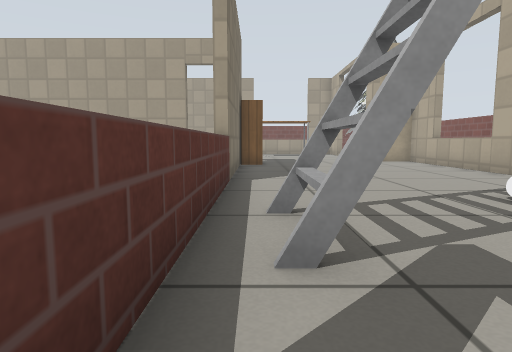
view 1 (above)

24 first-person views from a walk through a Gazebo world. The camera is 0.45 m above the floor, tilts 6° down and sees 75° across. The lines on the ground mark 1 m squares. The floor is counted in squares, 0.5 m on a side. Each view is taken from the middle of a square. On the plan, view 1 faces up. The plan holds only what a view shows up to about 12 squares ahead; the rest is blank. The place goes on beyond the plan. Robots are left out. Gazebo's built-in surfaces are drawn with simple patterns. Simple shapes stand in for some stock models.

view 2
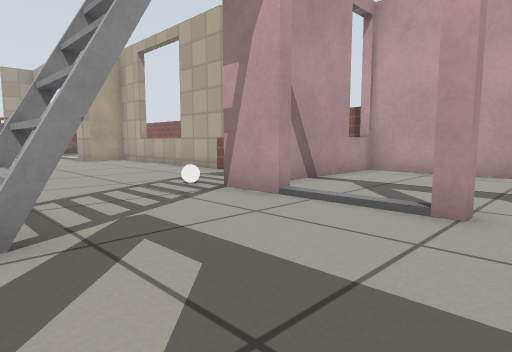

view 3
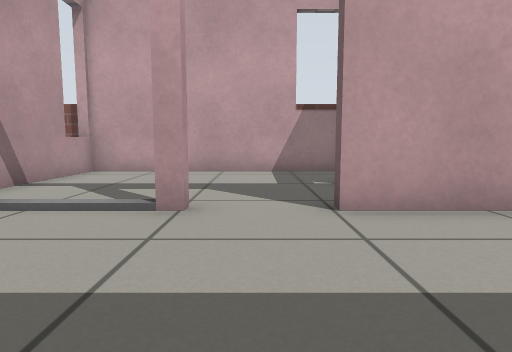

view 4
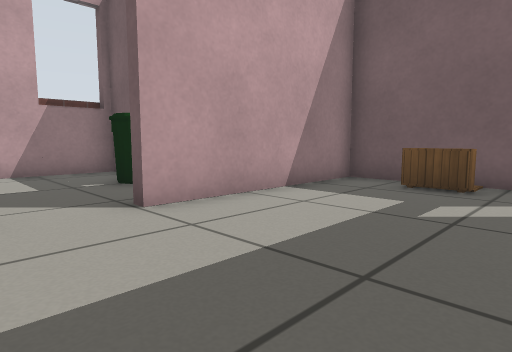

view 5
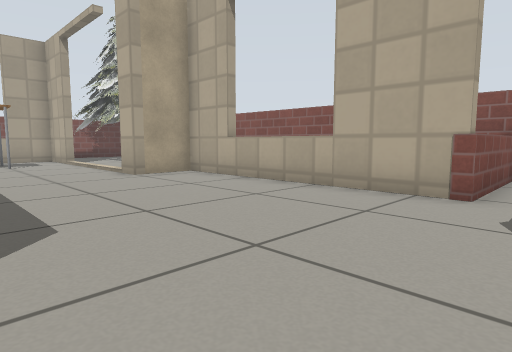

view 6
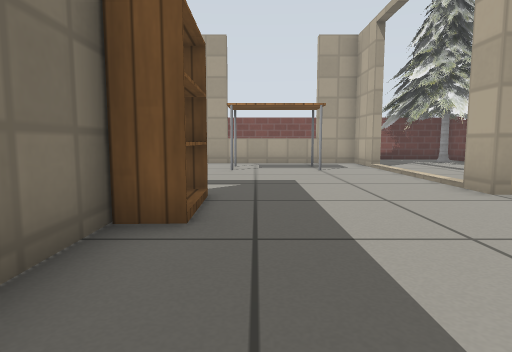

view 7
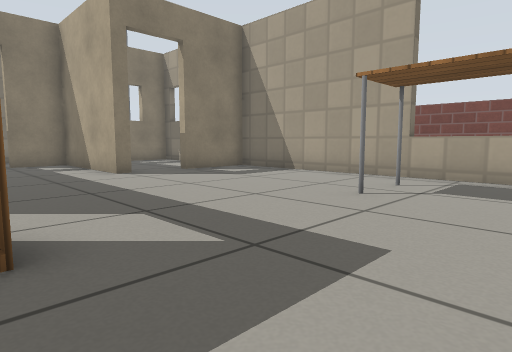

view 8
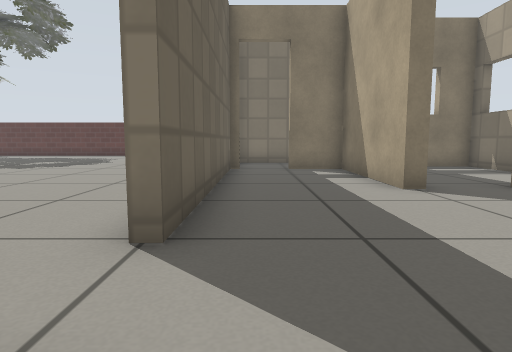

view 9
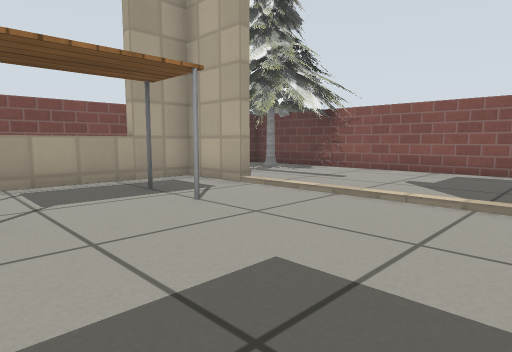

view 10
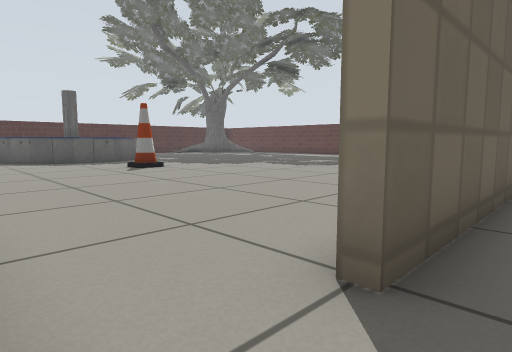

view 11
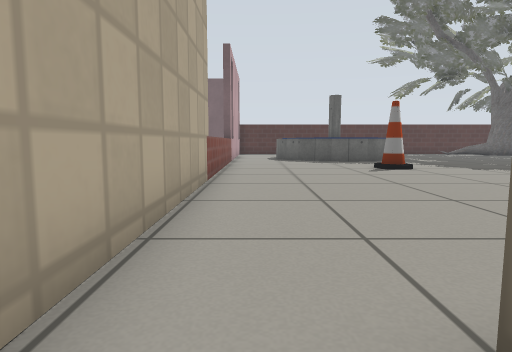

view 12
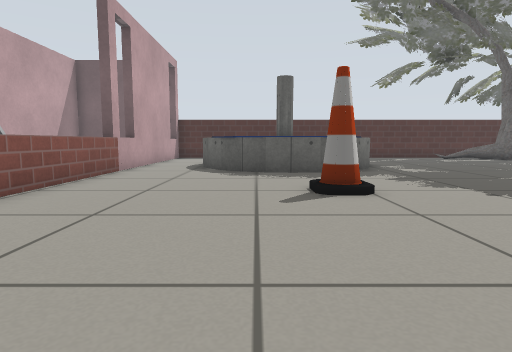

view 13
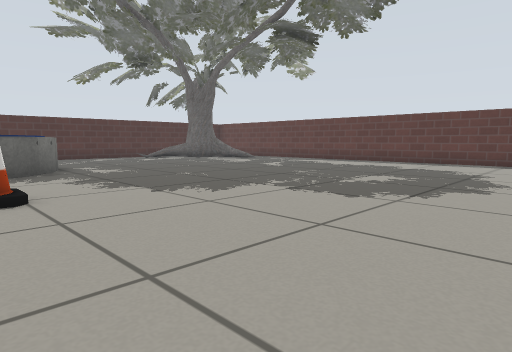

view 14
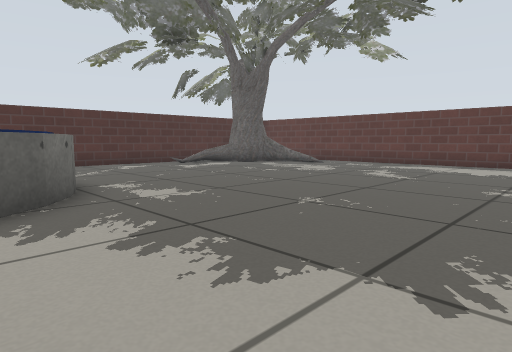

view 15
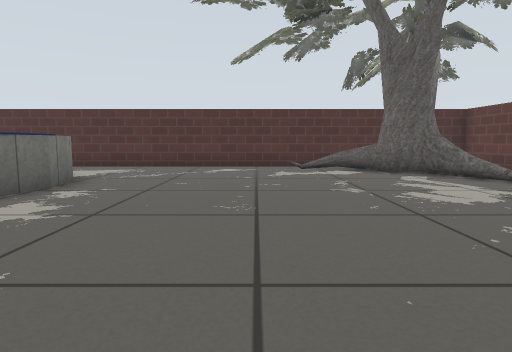

view 16
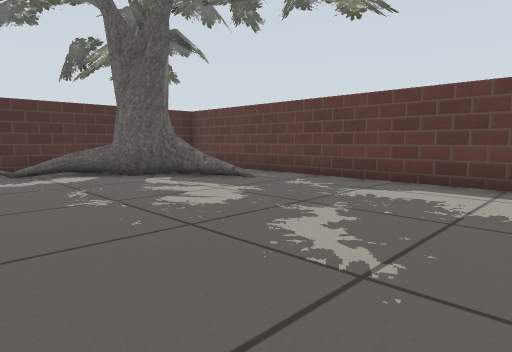

view 17
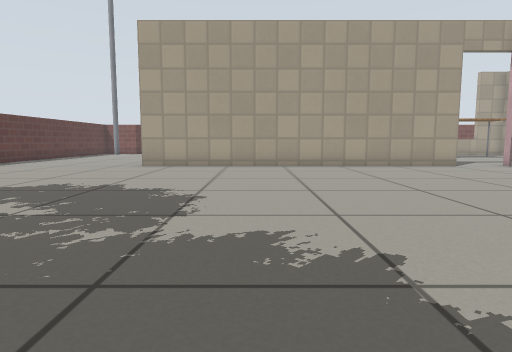

view 18
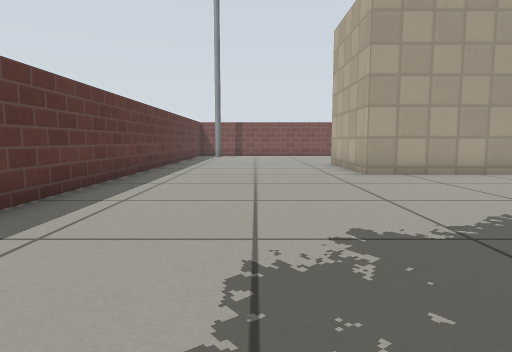

view 19
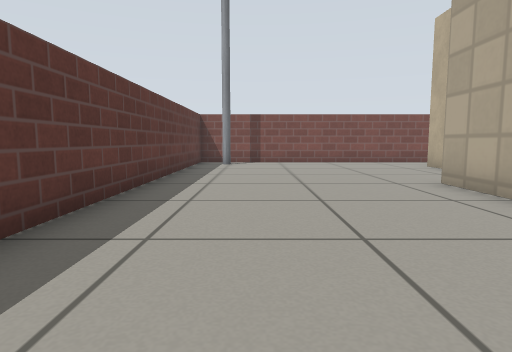

view 20
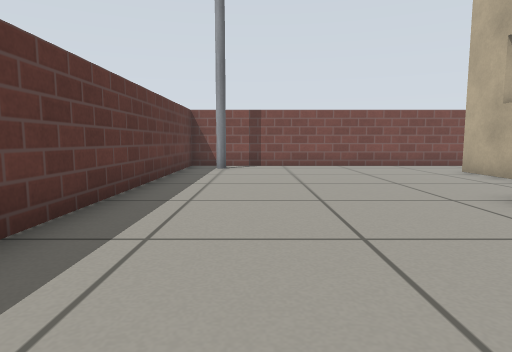

view 21
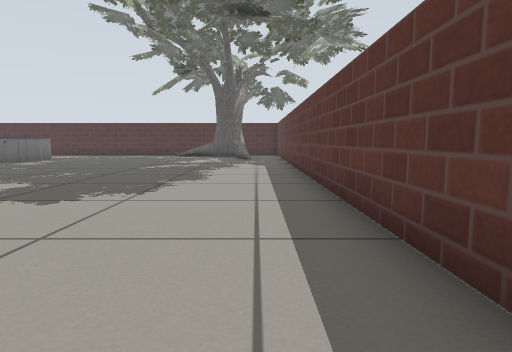

view 22
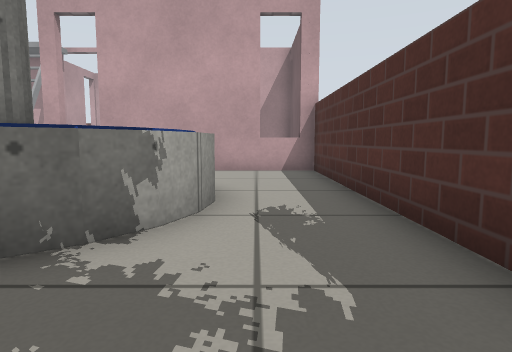

view 23
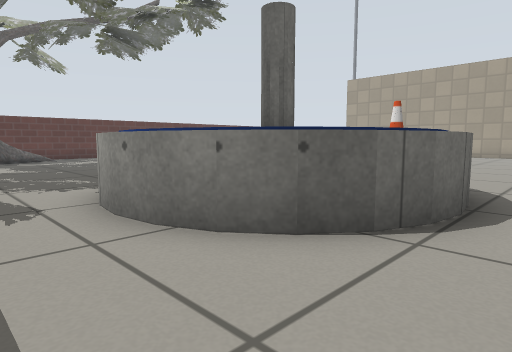

view 24
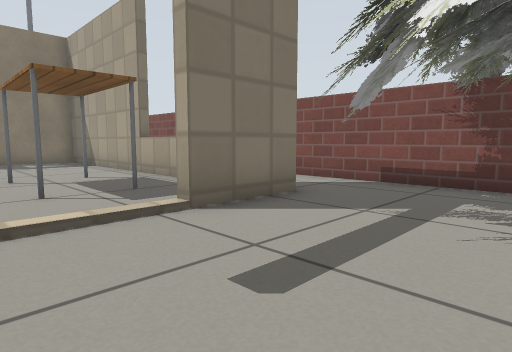

### Floor plan
Key: @ floor where view 1 was taken; # wall or solid block; . main floor; : floor 0.05 m higher than the main floor; D open door; = window, fence, low wall or low ledge; B white ball; L ladder; I bin; T table; P pine tree; K bookshelf; C cone; F fountain; A oak tree; E pole; O other object.
Columns run from 20 left of view 1 to 10 right of it. Each row starts with its distance up from view 1.
 25 ###########        ##########
 24 #E........              ..P..
 23 #.......###   ############PP.P
 22 #.......#     ######     #PP..#
 21 #.......#.....#........T.#.PPP#
 20 #.......  ....D..........:..P #
 19 #.......    ..D..........:....#
 18 #.....#  ######..........:....#
 17 #.....#  #...............:....#
 16 #.....# .D...............:....#
 15 #.....# .D...............###  #
 14 #.....############DDK......#  #
 13 #..................#K......#  #
 12 #..................#.......#  #
 11 #..................#.......#
 10 #..................#.......#
  9 #..................#.......#
  8 #..................#.......#  #
  7 #..................#.......####
  6 #..................#.......   #
  5 #..................#....B.    #
  4 #............CC....#LL..#######
  3 #..................#LL..##....#
  2 #..................#.L........#
  1 #.............F....#..........#
  0 #...........FFFFF..#@.........#
 -1 #..........FF   FF.#..........#
 -2 #..........F  F  F.#....##....#
 -3 #..........F  F FF.#....# .II.#
 -4 #AA........FF   FF.#....#     #
 -5 # AA........FFFFF..# ...#
 -6 # AAA..............# ...#
 -7 # AAAA=............# OO##
 -8 #########################

Where each view was taken, in squares from view 1:
view 1: 0 up, 0 right, facing up
view 2: 1 down, 0 right, facing up-right
view 3: 1 down, 0 right, facing right
view 4: 0 up, 0 right, facing down-right
view 5: 6 up, 1 right, facing up-right
view 6: 9 up, 1 right, facing up
view 7: 14 up, 3 right, facing up-left
view 8: 15 up, 0 right, facing left
view 9: 15 up, 0 right, facing up-right
view 10: 15 up, 1 left, facing down-left
view 11: 15 up, 2 left, facing down
view 12: 10 up, 5 left, facing down
view 13: 10 up, 6 left, facing down-left
view 14: 5 up, 7 left, facing down-left
view 15: 4 up, 13 left, facing down
view 16: 3 up, 13 left, facing down-left
view 17: 2 up, 10 left, facing up
view 18: 5 up, 17 left, facing up
view 19: 11 up, 18 left, facing up
view 20: 13 up, 18 left, facing up
view 21: 13 up, 19 left, facing down
view 22: 6 down, 11 left, facing right
view 23: 7 down, 2 left, facing up-left
view 24: 18 up, 9 right, facing up-left
